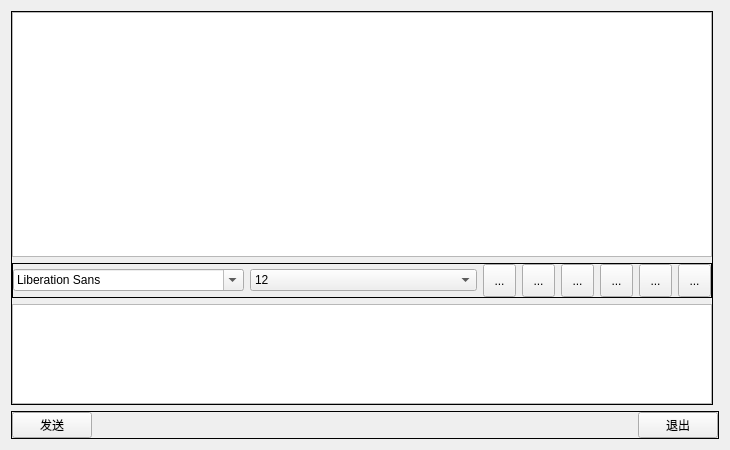
<?xml version="1.0" encoding="UTF-8"?>
<ui version="4.0">
 <class>ChatWidgetClass</class>
 <widget class="QWidget" name="ChatWidgetClass">
  <property name="geometry">
   <rect>
    <x>0</x>
    <y>0</y>
    <width>730</width>
    <height>450</height>
   </rect>
  </property>
  <property name="windowTitle">
   <string>ChatWidget</string>
  </property>
  <layout class="QVBoxLayout" name="verticalLayout_5">
   <item>
    <widget class="QWidget" name="widget_6" native="true">
     <layout class="QVBoxLayout" name="verticalLayout_4">
      <property name="leftMargin">
       <number>0</number>
      </property>
      <property name="topMargin">
       <number>0</number>
      </property>
      <property name="rightMargin">
       <number>0</number>
      </property>
      <property name="bottomMargin">
       <number>0</number>
      </property>
      <item>
       <widget class="QWidget" name="widget_4" native="true">
        <layout class="QHBoxLayout" name="horizontalLayout_3">
         <property name="leftMargin">
          <number>0</number>
         </property>
         <property name="topMargin">
          <number>0</number>
         </property>
         <property name="rightMargin">
          <number>0</number>
         </property>
         <property name="bottomMargin">
          <number>0</number>
         </property>
         <item>
          <widget class="QFrame" name="frame_3">
           <property name="frameShape">
            <enum>QFrame::Box</enum>
           </property>
           <layout class="QVBoxLayout" name="verticalLayout_2">
            <property name="leftMargin">
             <number>0</number>
            </property>
            <property name="topMargin">
             <number>0</number>
            </property>
            <property name="rightMargin">
             <number>0</number>
            </property>
            <property name="bottomMargin">
             <number>0</number>
            </property>
            <item>
             <widget class="QWidget" name="widget" native="true">
              <layout class="QVBoxLayout" name="verticalLayout">
               <property name="leftMargin">
                <number>0</number>
               </property>
               <property name="topMargin">
                <number>0</number>
               </property>
               <property name="rightMargin">
                <number>0</number>
               </property>
               <property name="bottomMargin">
                <number>0</number>
               </property>
               <item>
                <widget class="QTextBrowser" name="msgBrowser"/>
               </item>
              </layout>
             </widget>
            </item>
            <item>
             <widget class="QFrame" name="frame_2">
              <property name="frameShape">
               <enum>QFrame::Box</enum>
              </property>
              <layout class="QHBoxLayout" name="horizontalLayout">
               <property name="leftMargin">
                <number>0</number>
               </property>
               <property name="topMargin">
                <number>0</number>
               </property>
               <property name="rightMargin">
                <number>0</number>
               </property>
               <property name="bottomMargin">
                <number>0</number>
               </property>
               <item>
                <widget class="QFontComboBox" name="fontCbx"/>
               </item>
               <item>
                <widget class="QComboBox" name="sizeCbx">
                 <property name="currentIndex">
                  <number>4</number>
                 </property>
                 <item>
                  <property name="text">
                   <string>8</string>
                  </property>
                 </item>
                 <item>
                  <property name="text">
                   <string>9</string>
                  </property>
                 </item>
                 <item>
                  <property name="text">
                   <string>10</string>
                  </property>
                 </item>
                 <item>
                  <property name="text">
                   <string>11</string>
                  </property>
                 </item>
                 <item>
                  <property name="text">
                   <string>12</string>
                  </property>
                 </item>
                 <item>
                  <property name="text">
                   <string>13</string>
                  </property>
                 </item>
                 <item>
                  <property name="text">
                   <string>14</string>
                  </property>
                 </item>
                 <item>
                  <property name="text">
                   <string>15</string>
                  </property>
                 </item>
                 <item>
                  <property name="text">
                   <string>16</string>
                  </property>
                 </item>
                 <item>
                  <property name="text">
                   <string>17</string>
                  </property>
                 </item>
                 <item>
                  <property name="text">
                   <string>18</string>
                  </property>
                 </item>
                 <item>
                  <property name="text">
                   <string>19</string>
                  </property>
                 </item>
                 <item>
                  <property name="text">
                   <string>20</string>
                  </property>
                 </item>
                 <item>
                  <property name="text">
                   <string>21</string>
                  </property>
                 </item>
                 <item>
                  <property name="text">
                   <string>22</string>
                  </property>
                 </item>
                </widget>
               </item>
               <item>
                <widget class="QToolButton" name="boldTBtn">
                 <property name="minimumSize">
                  <size>
                   <width>33</width>
                   <height>33</height>
                  </size>
                 </property>
                 <property name="toolTip">
                  <string>加粗</string>
                 </property>
                 <property name="text">
                  <string>...</string>
                 </property>
                 <property name="icon">
                  <iconset>
                   <normaloff>images/qingxie.jpg</normaloff>images/qingxie.jpg</iconset>
                 </property>
                 <property name="iconSize">
                  <size>
                   <width>26</width>
                   <height>26</height>
                  </size>
                 </property>
                 <property name="checkable">
                  <bool>true</bool>
                 </property>
                </widget>
               </item>
               <item>
                <widget class="QToolButton" name="italicTBtn">
                 <property name="minimumSize">
                  <size>
                   <width>33</width>
                   <height>33</height>
                  </size>
                 </property>
                 <property name="toolTip">
                  <string>倾斜</string>
                 </property>
                 <property name="text">
                  <string>...</string>
                 </property>
                 <property name="icon">
                  <iconset>
                   <normaloff>images/qingxie.jpg</normaloff>images/qingxie.jpg</iconset>
                 </property>
                 <property name="iconSize">
                  <size>
                   <width>26</width>
                   <height>26</height>
                  </size>
                 </property>
                 <property name="checkable">
                  <bool>true</bool>
                 </property>
                </widget>
               </item>
               <item>
                <widget class="QToolButton" name="underlineTBtn">
                 <property name="minimumSize">
                  <size>
                   <width>33</width>
                   <height>33</height>
                  </size>
                 </property>
                 <property name="toolTip">
                  <string>下划线</string>
                 </property>
                 <property name="text">
                  <string>...</string>
                 </property>
                 <property name="icon">
                  <iconset>
                   <normaloff>images/underline.jpg</normaloff>images/underline.jpg</iconset>
                 </property>
                 <property name="iconSize">
                  <size>
                   <width>26</width>
                   <height>26</height>
                  </size>
                 </property>
                 <property name="checkable">
                  <bool>true</bool>
                 </property>
                </widget>
               </item>
               <item>
                <widget class="QToolButton" name="colorTBtn">
                 <property name="minimumSize">
                  <size>
                   <width>33</width>
                   <height>33</height>
                  </size>
                 </property>
                 <property name="toolTip">
                  <string>颜色</string>
                 </property>
                 <property name="text">
                  <string>...</string>
                 </property>
                 <property name="icon">
                  <iconset>
                   <normaloff>images/color.jpg</normaloff>images/color.jpg</iconset>
                 </property>
                 <property name="iconSize">
                  <size>
                   <width>26</width>
                   <height>26</height>
                  </size>
                 </property>
                </widget>
               </item>
               <item>
                <widget class="QToolButton" name="saveTBtn">
                 <property name="minimumSize">
                  <size>
                   <width>33</width>
                   <height>33</height>
                  </size>
                 </property>
                 <property name="toolTip">
                  <string>保存记录</string>
                 </property>
                 <property name="text">
                  <string>...</string>
                 </property>
                 <property name="icon">
                  <iconset>
                   <normaloff>images/save.jpg</normaloff>images/save.jpg</iconset>
                 </property>
                 <property name="iconSize">
                  <size>
                   <width>26</width>
                   <height>26</height>
                  </size>
                 </property>
                </widget>
               </item>
               <item>
                <widget class="QToolButton" name="clearTBtn">
                 <property name="minimumSize">
                  <size>
                   <width>33</width>
                   <height>33</height>
                  </size>
                 </property>
                 <property name="toolTip">
                  <string>清除记录</string>
                 </property>
                 <property name="text">
                  <string>...</string>
                 </property>
                 <property name="icon">
                  <iconset>
                   <normaloff>images/clear.jpg</normaloff>images/clear.jpg</iconset>
                 </property>
                 <property name="iconSize">
                  <size>
                   <width>26</width>
                   <height>26</height>
                  </size>
                 </property>
                </widget>
               </item>
              </layout>
             </widget>
            </item>
            <item>
             <widget class="QWidget" name="widget_2" native="true">
              <property name="maximumSize">
               <size>
                <width>16777215</width>
                <height>100</height>
               </size>
              </property>
              <layout class="QHBoxLayout" name="horizontalLayout_2">
               <property name="leftMargin">
                <number>0</number>
               </property>
               <property name="topMargin">
                <number>0</number>
               </property>
               <property name="rightMargin">
                <number>0</number>
               </property>
               <property name="bottomMargin">
                <number>0</number>
               </property>
               <item>
                <widget class="QTextEdit" name="msgTxtEdit"/>
               </item>
              </layout>
             </widget>
            </item>
           </layout>
          </widget>
         </item>
         <item>
          <widget class="QWidget" name="widget_3" native="true">
           <property name="maximumSize">
            <size>
             <width>180</width>
             <height>16777215</height>
            </size>
           </property>
           <layout class="QVBoxLayout" name="verticalLayout_3">
            <property name="leftMargin">
             <number>0</number>
            </property>
            <property name="topMargin">
             <number>0</number>
            </property>
            <property name="rightMargin">
             <number>0</number>
            </property>
            <property name="bottomMargin">
             <number>0</number>
            </property>
           </layout>
          </widget>
         </item>
        </layout>
       </widget>
      </item>
      <item>
       <widget class="QFrame" name="frame_5">
        <property name="frameShape">
         <enum>QFrame::Box</enum>
        </property>
        <layout class="QHBoxLayout" name="horizontalLayout_4">
         <property name="leftMargin">
          <number>0</number>
         </property>
         <property name="topMargin">
          <number>0</number>
         </property>
         <property name="rightMargin">
          <number>0</number>
         </property>
         <property name="bottomMargin">
          <number>0</number>
         </property>
         <item>
          <widget class="QPushButton" name="sendBtn">
           <property name="text">
            <string>发送</string>
           </property>
          </widget>
         </item>
         <item>
          <spacer name="horizontalSpacer_2">
           <property name="orientation">
            <enum>Qt::Horizontal</enum>
           </property>
           <property name="sizeHint" stdset="0">
            <size>
             <width>40</width>
             <height>20</height>
            </size>
           </property>
          </spacer>
         </item>
         <item>
          <widget class="QPushButton" name="exitBtn">
           <property name="text">
            <string>退出</string>
           </property>
          </widget>
         </item>
        </layout>
       </widget>
      </item>
     </layout>
    </widget>
   </item>
  </layout>
 </widget>
 <layoutdefault spacing="6" margin="11"/>
 <resources/>
 <connections/>
</ui>
